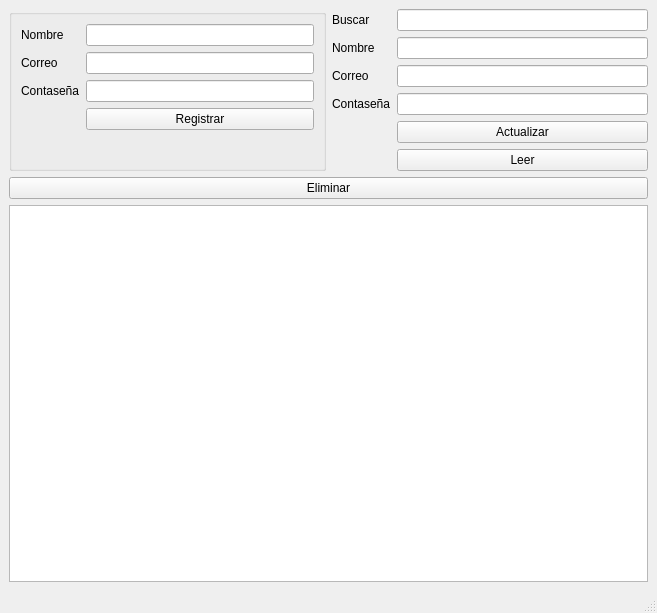
<?xml version="1.0" encoding="UTF-8"?>
<ui version="4.0">
 <class>MainWindow</class>
 <widget class="QMainWindow" name="MainWindow">
  <property name="geometry">
   <rect>
    <x>0</x>
    <y>0</y>
    <width>657</width>
    <height>613</height>
   </rect>
  </property>
  <property name="windowTitle">
   <string>MainWindow</string>
  </property>
  <widget class="QWidget" name="centralwidget">
   <layout class="QVBoxLayout" name="verticalLayout_2">
    <item>
     <layout class="QVBoxLayout" name="verticalLayout">
      <item>
       <layout class="QHBoxLayout" name="horizontalLayout">
        <item>
         <widget class="QGroupBox" name="">
          <layout class="QFormLayout" name="formLayout">
           <item row="0" column="0">
            <widget class="QLabel" name="label">
             <property name="text">
              <string>Nombre</string>
             </property>
            </widget>
           </item>
           <item row="0" column="1">
            <widget class="QLineEdit" name="Nombre"/>
           </item>
           <item row="1" column="0">
            <widget class="QLabel" name="label_2">
             <property name="text">
              <string>Correo</string>
             </property>
            </widget>
           </item>
           <item row="1" column="1">
            <widget class="QLineEdit" name="Correo"/>
           </item>
           <item row="2" column="0">
            <widget class="QLabel" name="label_3">
             <property name="text">
              <string>Contaseña</string>
             </property>
            </widget>
           </item>
           <item row="2" column="1">
            <widget class="QLineEdit" name="Contrasena"/>
           </item>
           <item row="3" column="1">
            <widget class="QPushButton" name="Boton_Registrar">
             <property name="text">
              <string>Registrar</string>
             </property>
            </widget>
           </item>
          </layout>
         </widget>
        </item>
        <item>
         <layout class="QFormLayout" name="formLayout_2">
          <item row="5" column="1">
           <widget class="QLineEdit" name="actualizarContrasena"/>
          </item>
          <item row="5" column="0">
           <widget class="QLabel" name="label_7">
            <property name="text">
             <string>Contaseña</string>
            </property>
           </widget>
          </item>
          <item row="6" column="1">
           <widget class="QPushButton" name="Boton_Actualizar">
            <property name="text">
             <string>Actualizar</string>
            </property>
           </widget>
          </item>
          <item row="7" column="1">
           <widget class="QPushButton" name="Boton_Leer">
            <property name="text">
             <string>Leer</string>
            </property>
           </widget>
          </item>
          <item row="0" column="0">
           <widget class="QLabel" name="label_4">
            <property name="text">
             <string>Buscar</string>
            </property>
           </widget>
          </item>
          <item row="0" column="1">
           <widget class="QLineEdit" name="BuscarEdit"/>
          </item>
          <item row="1" column="0">
           <widget class="QLabel" name="label_5">
            <property name="text">
             <string>Nombre</string>
            </property>
           </widget>
          </item>
          <item row="1" column="1">
           <widget class="QLineEdit" name="actualizarNombre"/>
          </item>
          <item row="3" column="0">
           <widget class="QLabel" name="label_6">
            <property name="text">
             <string>Correo</string>
            </property>
           </widget>
          </item>
          <item row="3" column="1">
           <widget class="QLineEdit" name="actualizarCorreo"/>
          </item>
         </layout>
        </item>
       </layout>
      </item>
      <item>
       <widget class="QPushButton" name="Boton_Eliminar">
        <property name="text">
         <string>Eliminar</string>
        </property>
       </widget>
      </item>
      <item>
       <widget class="QTextEdit" name="textEdit"/>
      </item>
     </layout>
    </item>
   </layout>
  </widget>
  <widget class="QMenuBar" name="menubar">
   <property name="geometry">
    <rect>
     <x>0</x>
     <y>0</y>
     <width>657</width>
     <height>26</height>
    </rect>
   </property>
  </widget>
  <widget class="QStatusBar" name="statusbar"/>
 </widget>
 <resources/>
 <connections/>
</ui>
